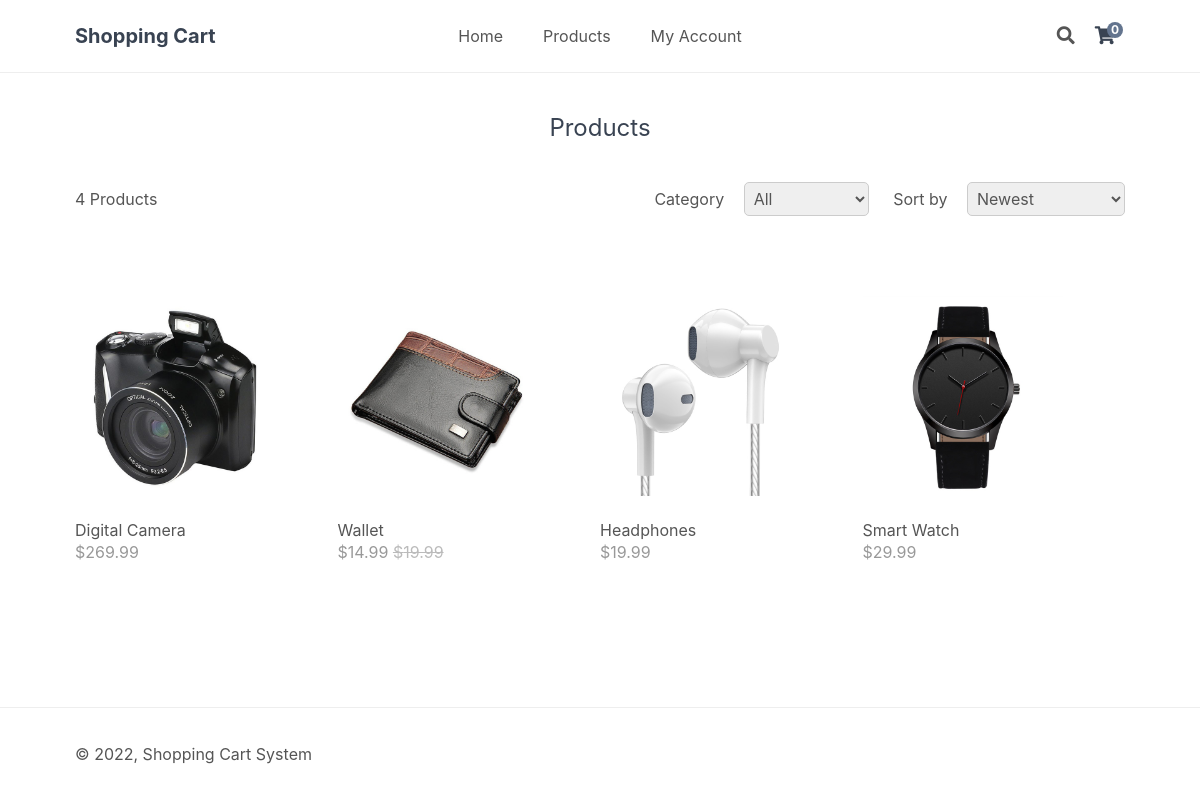
The page /index.php?page=products on the database its author committed.
### tables this page shows
CREATE TABLE IF NOT EXISTS `products` (
`id` int(11) NOT NULL,
  `name` varchar(200) NOT NULL,
  `description` text NOT NULL,
  `price` decimal(7,2) NOT NULL,
  `rrp` decimal(7,2) NOT NULL DEFAULT '0.00',
  `quantity` int(11) NOT NULL,
  `img` text NOT NULL,
  `date_added` datetime NOT NULL DEFAULT CURRENT_TIMESTAMP
);

### index.php (called while the page is built, shortened)
<?php
include 'functions.php';
$page = isset($_GET['page']) && file_exists($_GET['page'] . '.php') ? $_GET['page'] : 'home';
include $page . '.php';
?>

### products.php (the view, shortened to what this page needs)
<?php
$stmt = $pdo->query('SELECT * FROM categories');
$stmt->execute();
$category = isset($_GET['category']) ? $_GET['category'] : 'all';
$category_sql = '';
$sort = isset($_GET['sort']) ? $_GET['sort'] : 'sort3';
$num_products_on_each_page = 8;
$current_page = isset($_GET['p']) && is_numeric($_GET['p']) ? (int)$_GET['p'] : 1;
if ($sort == 'sort1') {
    $stmt = $pdo->prepare('SELECT p.* FROM products p ' . $category_sql . ' ORDER BY p.name ASC LIMIT :page,:num_products');
} elseif ($sort == 'sort2') {
    $stmt = $pdo->prepare('SELECT p.* FROM products p ' . $category_sql . ' ORDER BY p.name DESC LIMIT :page,:num_products');
} elseif ($sort == 'sort3') {
    $stmt = $pdo->prepare('SELECT p.* FROM products p ' . $category_sql . ' ORDER BY p.date_added DESC LIMIT :page,:num_products');
} elseif ($sort == 'sort4') {
    $stmt = $pdo->prepare('SELECT p.* FROM products p ' . $category_sql . ' ORDER BY p.date_added ASC LIMIT :page,:num_products');
} else {
    $stmt = $pdo->prepare('SELECT p.* FROM products p ' . $category_sql . ' LIMIT :page,:num_products');
}
$stmt->bindValue(':page', ($current_page - 1) * $num_products_on_each_page, PDO::PARAM_INT);
$stmt->bindValue(':num_products', $num_products_on_each_page, PDO::PARAM_INT);
$stmt->execute();
$products = $stmt->fetchAll(PDO::FETCH_ASSOC);
$stmt = $pdo->prepare('SELECT COUNT(*) FROM products p ' . $category_sql);
$stmt->execute();
$total_products = $stmt->fetchColumn()
?>
<?=template_header('Products')?>
<div class="products content-wrapper">
    <h1>Products</h1>
    <div class="products-header">
        <p><?=$total_products?> Products</p>
        <form action="" method="get" class="products-form">
            <label class="category">
                Category
                <select name="category">
                    <option value="all"<?=($category == 'all' ? ' selected' : '')?>>All</option>
                </select>
            </label>
            <label class="sortby">
                Sort by
                <select name="sort">
                    <option value="sort3"<?=($sort == 'sort3' ? ' selected' : '')?>>Newest</option>
                </select>
            </label>
        </form>
    </div>
    <div class="products-wrapper">
        <?php foreach ($products as $product): ?>
        <a href="index.php?page=product&id=<?=$product['id']?>" class="product">
            <?php if (!empty($product['img']) && file_exists('imgs/' . $product['img'])): ?>
            <img src="imgs/<?=$product['img']?>" width="200" height="200" alt="<?=$product['name']?>">
            <?php endif; ?>
            <span class="name"><?=$product['name']?></span>
            <span class="price">
                <?=currency_code?><?=number_format($product['price'],2)?>
                <?php if ($product['rrp'] > 0): ?>
                <span class="rrp"><?=currency_code?><?=number_format($product['rrp'],2)?></span>
                <?php endif; ?>
            </span>
        </a>
        <?php endforeach; ?>
    </div>
    <div class="buttons">
    </div>
</div>
<?=template_footer()?>

### functions.php (shortened to what this page needs)
<?php
function template_header($title) {
$num_items_in_cart = isset($_SESSION['cart']) ? count($_SESSION['cart']) : 0;
$site_name = site_name;
$admin_link = isset($_SESSION['account_loggedin']) && $_SESSION['account_admin'] ? '<a href="admin/index.php" target="_blank">Admin</a>' : '';
$logout_link = isset($_SESSION['account_loggedin']) ? '<a title="Logout" href="logout.php"><i class="fas fa-sign-out-alt"></i></a>' : '';
echo <<<EOT
<!DOCTYPE html>
<html>
	<head>
		<meta charset="utf-8">
		<meta name="viewport" content="width=device-width,minimum-scale=1">
		<title>$title</title>
        <link rel="icon" type="image/png" href="favicon.png">
		<link href="style.css" rel="stylesheet" type="text/css">
		<link rel="stylesheet" href="https://use.fontawesome.com/releases/v5.7.1/css/all.css">
	</head>
	<body>
        <header>
            <div class="content-wrapper">
                <h1>$site_name</h1>
                <nav>
                    <a href="index.php">Home</a>
                    <a href="index.php?page=products">Products</a>
					<a href="index.php?page=myaccount">My Account</a>
                    $admin_link
                </nav>
                <div class="link-icons">
                    <div class="search">
						<i class="fas fa-search"></i>
						<input type="text" placeholder="Search...">
					</div>
                    <a href="index.php?page=cart" title="Shopping Cart">
						<i class="fas fa-shopping-cart"></i>
						<span>$num_items_in_cart</span>
					</a>
                    $logout_link
					<a class="responsive-toggle" href="#">
						<i class="fas fa-bars"></i>
					</a>
                </div>
            </div>
        </header>
        <main>
EOT;
}
function template_footer() {
$year = date('Y');
$currency_code = currency_code;
echo <<<EOT
        </main>
        <footer>
            <div class="content-wrapper">
                <p>&copy; $year, Shopping Cart System</p>
            </div>
        </footer>
        <script>
        let currency_code = "$currency_code";
        </script>
        <script src="script.js"></script>
    </body>
</html>
EOT;
}
?>

### style.css (style rules this page uses)
* { box-sizing: border-box; font-family: -apple-system, BlinkMacSystemFont, "segoe ui", roboto, oxygen, ubuntu, cantarell, "fira sans", "droid sans", "helvetica neue", Arial, sans-serif; font-size: 16px; -webkit-font-smoothing: antialiased; -moz-osx-font-smoothing: grayscale; }
html { height: 100%; }
body { position: relative; min-height: 100%; color: #555555; background-color: #FFFFFF; margin: 0; padding-bottom: 100px; }
h1, h2, h3, h4, h5 { color: #394352; }
.content-wrapper { width: 1050px; margin: 0 auto; }
header { position: relative; border-bottom: 1px solid #EEEEEE; }
header .content-wrapper { display: flex; }
header h1, header img { display: flex; flex-grow: 1; flex-basis: 0; font-size: 20px; margin: 0; padding: 24px 0; }
header nav { display: flex; flex-grow: 1; flex-basis: 0; justify-content: center; align-items: center; }
header nav a { white-space: nowrap; text-decoration: none; color: #555555; padding: 10px 10px; margin: 0 10px; }
header .link-icons { display: flex; flex-grow: 1; flex-basis: 0; justify-content: flex-end; align-items: center; position: relative; }
header .link-icons .search i { font-size: 18px; padding: 0 10px; cursor: pointer; }
header .link-icons a { position: relative; text-decoration: none; color: #394352; padding: 0 10px; }
header .link-icons a i { font-size: 18px; }
header .link-icons a span { display: inline-block; text-align: center; background-color: #63748e; border-radius: 50%; color: #FFFFFF; font-size: 12px; line-height: 16px; width: 16px; height: 16px; font-weight: bold; position: absolute; top: -4px; right: 2px; }
main .recentlyadded .products, main .products .products-wrapper { display: flex; flex-wrap: wrap; align-items: center; padding: 40px 0 0 0; }
main .recentlyadded .products .product, main .products .products-wrapper .product { display: block; overflow: hidden; text-decoration: none; width: 25%; padding-bottom: 60px; }
main .recentlyadded .products .product img, main .products .products-wrapper .product img { transform: scale(1); transition: transform 1s; }
main .recentlyadded .products .product .name, main .products .products-wrapper .product .name { display: block; color: #555555; padding: 20px 0 2px 0; }
main .recentlyadded .products .product .price, main .products .products-wrapper .product .price { display: block; color: #999999; }
main .recentlyadded .products .product .rrp, main .products .products-wrapper .product .rrp { color: #BBBBBB; text-decoration: line-through; }
main > .products h1 { display: block; font-weight: normal; margin: 0; padding: 40px 0; font-size: 24px; text-align: center; width: 100%; }
main > .products .products-header { display: flex; justify-content: space-between; align-items: center; padding-bottom: 40px; }
main > .products .products-header p { margin: 0; }
main > .products .products-header label { padding-left: 20px; }
main > .products .products-header select { padding: 5px; margin-left: 15px; border: 1px solid #ccc; color: #555555; border-radius: 5px; }
main > .products .buttons { text-align: right; padding-bottom: 40px; }
footer { position: absolute; bottom: 0; border-top: 1px solid #EEEEEE; padding: 20px 0; width: 100%; }

### rows shown on the page
products: img (picture), name "Digital Camera", price "269.99"
products: img (picture), name "Wallet", price "14.99", rrp "19.99"
products: img (picture), name "Headphones", price "19.99"
products: img (picture), name "Smart Watch", price "29.99"

### other values the page prints
$site_name "Shopping Cart"
$num_items_in_cart "0"
$total_products "4"
